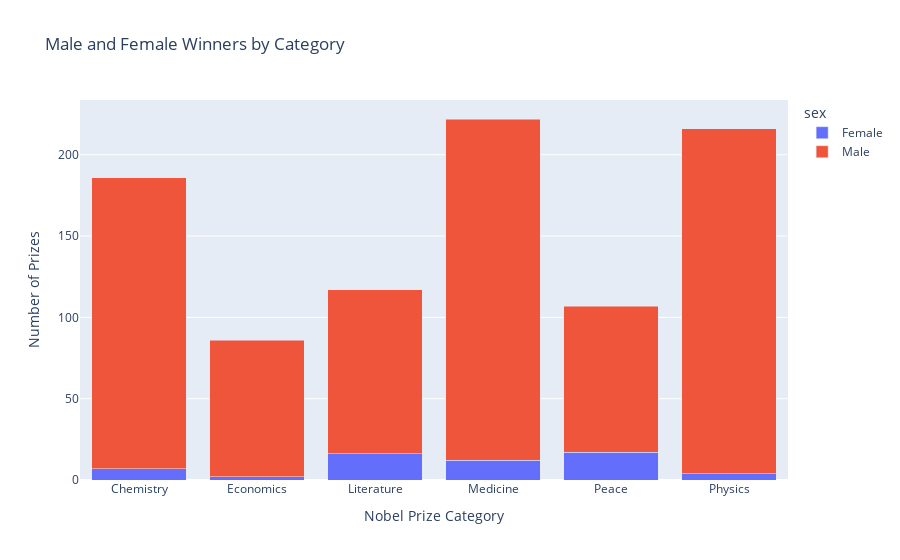

The cell this chart's notebook holds for it:
### Markdown cell above
# Male and Female Winners by Category

**Challenge**: Create a [plotly bar chart](https://plotly.com/python/bar-charts/) that shows the split between men and women by category. 
* Hover over the bar chart. How many prizes went to women in Literature compared to Physics?

<img src=https://i.imgur.com/od8TfOp.png width=650>

### Code cell
genders = df_data.groupby(["category", "sex"], as_index=False).agg({"prize":pd.Series.count})

bar = px.bar(
    genders,
    x=genders["category"],
    y=genders["prize"],
    title="Male and Female Winners by Category",
    color=genders["sex"],
    barmode="stack"
)

bar.update_layout(
    xaxis_title="Nobel Prize Category",
    yaxis_title="Number of Prizes"
)

bar.show()

### Figure 1 — Plotly figure (JSON) as saved in the notebook; plotly's stock layout.template omitted (floating-point values rounded to 4 significant figures)
{"data": [{"alignmentgroup": "True", "hovertemplate": "sex=Female<br>category=%{x}<br>prize=%{y}<extra></extra>", "legendgroup": "Female", "marker": {"color": "#636efa", "pattern": {"shape": ""}}, "name": "Female", "offsetgroup": "Female", "orientation": "v", "showlegend": true, "textposition": "auto", "type": "bar", "x": ["Chemistry", "Economics", "Literature", "Medicine", "Peace", "Physics"], "xaxis": "x", "y": [7, 2, 16, 12, 17, 4], "yaxis": "y"}, {"alignmentgroup": "True", "hovertemplate": "sex=Male<br>category=%{x}<br>prize=%{y}<extra></extra>", "legendgroup": "Male", "marker": {"color": "#EF553B", "pattern": {"shape": ""}}, "name": "Male", "offsetgroup": "Male", "orientation": "v", "showlegend": true, "textposition": "auto", "type": "bar", "x": ["Chemistry", "Economics", "Literature", "Medicine", "Peace", "Physics"], "xaxis": "x", "y": [179, 84, 101, 210, 90, 212], "yaxis": "y"}], "layout": {"barmode": "stack", "legend": {"title": {"text": "sex"}, "tracegroupgap": 0}, "title": {"text": "Male and Female Winners by Category"}, "xaxis": {"anchor": "y", "domain": [0, 1], "title": {"text": "Nobel Prize Category"}}, "yaxis": {"anchor": "x", "domain": [0, 1], "title": {"text": "Number of Prizes"}}}}
